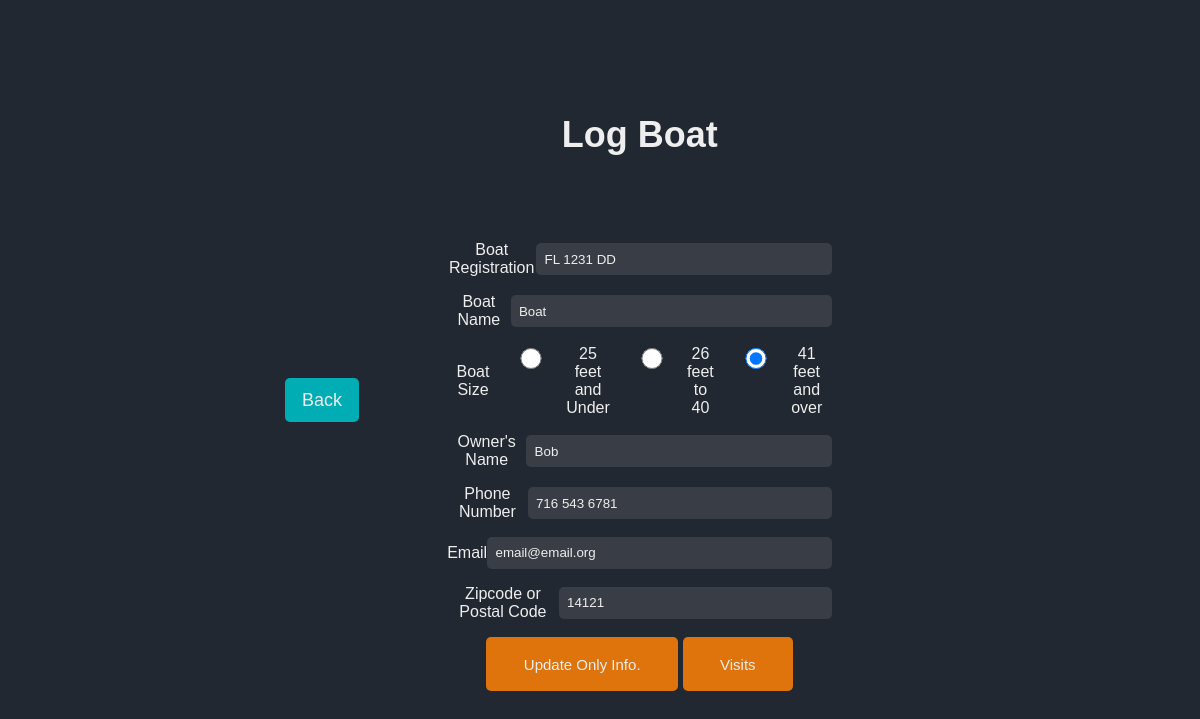
The page /log-boat?boat_reg=FL+1231+DD&boat_name=Boat&phone_number=716+543+6781&id=2 (signed in) on the database as committed earlier.
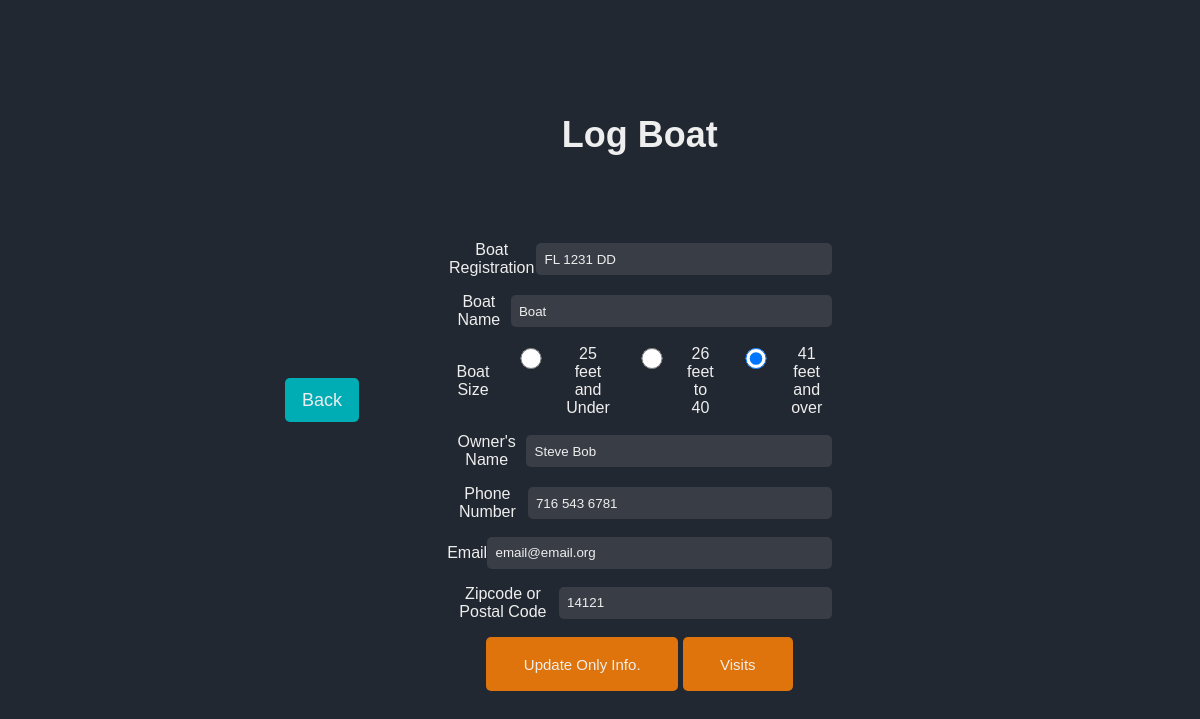
The same page on the database as committed later.
### website/models.py (models this page shows)
class Boat(db.Model):
    id = db.Column(db.Integer, primary_key=True)
    boat_reg = db.Column(db.String(150), unique=True)
    sanitized_boat_reg = db.Column(db.String(150), unique=True)
    boat_name = db.Column(db.String(150))
    sanitized_boat_name = db.Column(db.String(150))
    phone_number = db.Column(db.String(150))
    sanitized_phone_number = db.Column(db.String(150))
    owner_name = db.Column(db.String(150))
    sanitized_owner_name = db.Column(db.String(150))
    boat_size = db.Column(db.Integer)
    email = db.Column(db.String(150))
    zipcode = db.Column(db.String(150))
    visits = db.relationship('Visit', backref='boat')
    current_boats_id = db.Column(db.Integer, db.ForeignKey('current_boats.id'))

### website/views.py (the view)
@views.route('/log-boat', methods=['GET', 'POST'])
@login_required
def log_boat():
    form = BoatLogForm()
    if form.validate_on_submit():
        if request.method == "POST":
            button_pressed = request.form.get('submit-button')
            print("Button pressed is: " + str(button_pressed))
            if button_pressed == 'log':
                return addBoatToDB('log-boat.html', form)
            elif button_pressed == 'update':
                currentboatID = request.args.get('id', '')
                result = getBoatById(currentboatID)
                updateBoatInfo(form, result)
                flash('Succesfully updated boater information', category='success')
                return redirect(url_for('views.search'))
            elif button_pressed == 'visits':
                currentboatID = request.args.get('id', '')
                boat = getBoatById(currentboatID)
                return redirect(url_for('views.visits', id=currentboatID, boat=boat))
    else:
        print(form.errors)
    if request.method == "GET":
        form.boat_reg.data = boat_reg = request.args.get('boat_reg', '')
        form.boat_name.data = request.args.get('boat_name', '')
        form.phone_number.data = request.args.get('phone_number', '')
        result = getBoatInDB(form)
        print(result)
        if result:
           form.boat_reg.data = result.boat_reg
           form.boat_name.data = result.boat_name
           form.phone_number.data = result.phone_number
           form.boat_size.data = result.boat_size
           form.owner_name.data = result.owner_name
           form.email.data = result.email
           form.zipcode.data = result.zipcode
    return render_template("log-boat.html", form=form, boat=result)

### website/forms.py
class BoatLogForm(FlaskForm):
    boat_reg = StringField('Boat Registration')
    boat_name = StringField('Boat Name')
    boat_size = RadioField('Boat Size', choices=[('0-25','25 feet and Under'), ('26-40', '26 feet to 40'), ('41-Over', '41 feet and over') ] , validators=[DataRequired()])
    owner_name = StringField('Owner\'s Name')
    phone_number = StringField('Phone Number')
    email = StringField('Email')
    zipcode = StringField('Zipcode or Postal Code')
    submit = SubmitField('Submit')

### website/functions.py (called while the page is built)
def sanitize(string):
    return re.sub(r'\W+', '', string).lower()

def getBoatInDB(form):
    sanitized_boat_reg = sanitize(form.boat_reg.data)
    sanitized_boat_name = sanitize(form.boat_name.data)
    sanitized_phone_number = sanitize(form.phone_number.data)
    conditions = []
    results = []
    resultsToday = []
    if sanitized_boat_reg:
        conditions.append(Boat.sanitized_boat_reg.contains(sanitized_boat_reg))
    if sanitized_boat_name:
        conditions.append(Boat.sanitized_boat_name.contains(sanitized_boat_name))
    if sanitized_phone_number:
        conditions.append(Boat.sanitized_phone_number.contains(sanitized_phone_number))
    if conditions:
        results = Boat.query.filter(*conditions).all()
    if len(results) > 1:
        flash('Error more than version of this boat found in Database', category='error')
        return -1
    elif len(results) == 1:
        return results[0]
    else:
        return []

### website/templates/log-boat.html (shortened to what this page needs)
{% extends "base.html" %}
{%block header%}Log Boat{%endblock%}
{%block head%}<a href="{{ url_for('views.search') }}"id="home-btn">Back</a>{%endblock%}
{%block styles%}static/form-styles.css{%endblock%}
{% block content%}
<form method="POST">
    <div class="form-group">
        {{ form.boat_reg.label }}
        {{ form.boat_reg(class="form-control") }}
    </div>
    <div class="form-group">
        {{ form.boat_name.label }}
        {{ form.boat_name(class="form-control") }}
    </div>
    <div class="form-group">
        {{ form.boat_size.label }}
    <div>
        {% for subfield in form.boat_size %}
            {{ subfield(class="form-check-input") }} {{ subfield.label(class="form-check-label") }}
        {% endfor %}
    </div>
    </div>
    <div class="form-group">
        {{ form.owner_name.label }}
        {{ form.owner_name(class="form-control") }}
    </div>
    <div class="form-group">
        {{ form.phone_number.label }}
        {{ form.phone_number(class="form-control") }}
    </div>
    <div class="form-group">
        {{ form.email.label }}
        {{ form.email(class="form-control") }}
    </div>
    <div class="form-group">
        {{ form.zipcode.label }}
        {{ form.zipcode(class="form-control") }}
    </div>
    {% if boat == None or not boat.current_boats_id %}
        <button type="submit" class="btn btn-primary" id="login-btn" name="submit-button" value="log">Log Boat</button>
    {% else %}
        <button type="submit" class="btn btn-primary" id="update-btn" name="submit-button" value="update">Update Only Info.</button>
    {% endif %}
    <button type="submit" class="btn btn-primary" id="update-btn" name="submit-button" value="visits">Visits</button>
</form>
{%endblock%}

### website/templates/base.html (shortened to what this page needs)
<!DOCTYPE html>
<html lang="en">
<head>
  <link rel="stylesheet" href="{%block styles%}static/styles.css{%endblock%}">
  {%block head%}{%endblock%}
</head>
<body>
  <div id="content-container">
    <header>
      <h1>{%block header%}Gateway Harbor Sign Up{%endblock%}</h1>
    </header>
    <div class="container">{% block content %} {% endblock %}</div>
  </div>
</body>
</html>

### website/static/form-styles.css (style rules this page uses)
body { background-color: #222831; font-family: 'Arial', sans-serif; margin: 0; display: flex; justify-content: center; align-items: center; height: 100vh; }
.container { width: 70%; margin: 0 auto; padding: 1.25em; }
#content-container { text-align: center; }
header { padding: 1.25em; }
h1 { font-size: 2.25em; color: #eeeeee; margin-bottom: 1.25em; }
.form-group { margin-bottom: 1em; display: flex; justify-content: center; align-items: center; }
.form-group label { display: block; color: #eeeeee; }
.form-group div { display: flex; justify-content: space-between; }
.form-check-input, .form-check-label { display: inline-block; margin-right: 0.625em; }
.form-check-input { width: auto; height: auto; }
input[type='radio'] { width: 1.5625em; height: 1.5625em; }
.form-group input { width: 100%; padding: 0.625em; border: none; border-radius: 5px; }
.form-control { background-color: #393e46; color: #eeeeee; }
.form-control::placeholder { color: #adb5bd; }
.btn-primary, #update-btn { font-size: 1.5em; background-color: #00adb5; margin: auto; color: #eeeeee; padding: 1.25em 2.5em; border: none; cursor: pointer; transition: background-color 0.3s ease, transform 0.3s ease; border-radius: 5px; margin-bottom: 1.25em; }
#update-btn { font-size: 0.9375em; background-color: #DF740C; }
#home-btn { font-size: 1.125em; background-color: #00adb5; color: #eeeeee; padding: 0.625em 0.9375em; border: none; cursor: pointer; text-decoration: none; transition: background-color 0.3s ease, transform 0.3s ease; border-radius: 5px; display: inline-block; margin-right: 0.3125em; }

Rows that differ between the two databases and show on the page:
changed Boat "FL 1231 DD": owner_name "Bob" → "Steve Bob"
